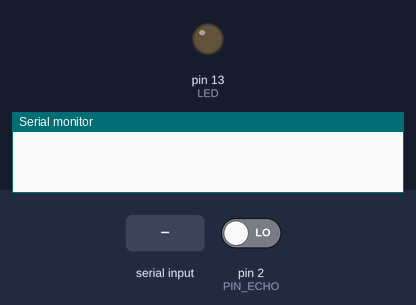
The sketch below on a simulated Arduino Uno, built with avr-gcc and run on an emulated ATmega328P. Shown: output pins drawn as LEDs (lit = HIGH), the last lines printed to the serial monitor. The inputs (shaded band) are chosen by the test bench; at power-on: pin 2 (PIN_ECHO) LOW. Pins used as bus, display or sensor lines are not drawn.

Above: at 1.2 s.
1.3 s: "o" received over Serial
At 2.5 s:
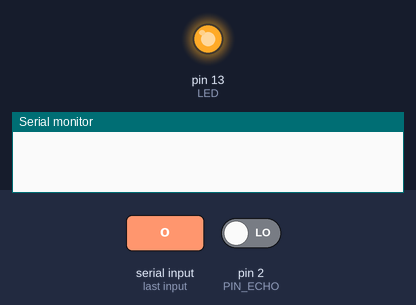
2.8 s: "1" received over Serial
At 5.6 s:
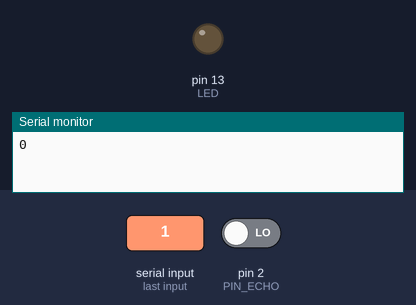
Timing chart, 0 to 7.1 s (numbered marks = the images above; inputs shaded):
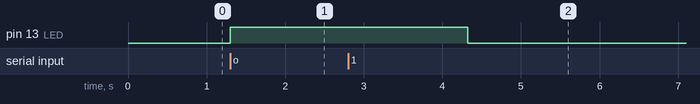

Measured:
- after the input at 1.3 s, pin 13 (LED): LOW → HIGH at once
- after the input at 2.8 s, pin 13 (LED): HIGH → LOW after 1.5 s

The sketch:

Sensor.ino
```cpp
#define LED 13
#define PIN_ECHO 2
#define PIN_TRIG 4

void setup() {
  Serial.begin(9600);
  // Serial.print("ok\n");

  pinMode(PIN_TRIG, OUTPUT);
  pinMode(PIN_ECHO, INPUT);
  pinMode(LED, OUTPUT);
  // Turn it off for now.
  digitalWrite(LED, LOW);


  //输出引脚设置为低电平
  digitalWrite(PIN_TRIG,LOW);
}

int incomingByte = 0;
// int distance = 0;
void loop() {
  // Check if there's a serial message waiting.
  if (Serial.available() > 0) {
    // If there is, read the incoming byte.
    incomingByte = Serial.read();
    if (incomingByte == 'o') {
      digitalWrite(LED, HIGH);
      Serial.println(collection());
    } else{
      digitalWrite(LED, LOW);
    }
    // Serial.println(incomingByte);
  }

}

int collection(){
  //等待2两秒
  delay(2000);

  //输出方波信号
  digitalWrite(PIN_TRIG,HIGH);
  delay(20);
  digitalWrite(PIN_TRIG,LOW);

  //计算距离
  //计算时长:读取高电平脉冲时长
  int duration = pulseIn(PIN_ECHO, HIGH);
  int distance = duration * 340.4 / 2000;

  return distance;
}
```
